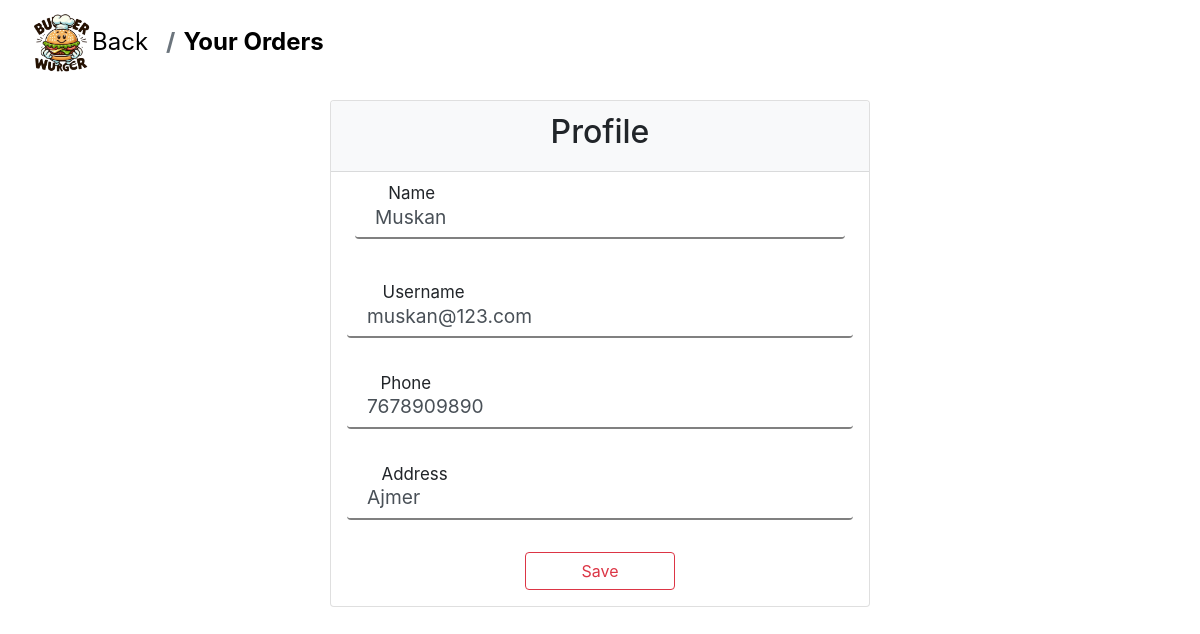
Screenshot of /view/profile.php?ans=1&username=muskan@123.com (signed in) with the database file from the repository.
### tables this page shows
CREATE TABLE IF NOT EXISTS `users` (
  `id` int NOT NULL AUTO_INCREMENT,
  `name` varchar(50) NOT NULL,
  `username` varchar(50) NOT NULL,
  `password` varchar(20) NOT NULL,
  `phone` varchar(10) NOT NULL,
  `address` varchar(100) NOT NULL,
  `type` enum('customer','admin') NOT NULL DEFAULT 'customer',
  PRIMARY KEY (`id`)
);

### model/orderHistoryModel.php (called while the page is built, shortened)
<?php
include('../connection/config.php');
class orderHistoryModel
{
    public $config;
    public function __construct()
    {
        $con_obj = new Connection();
        $this->config = $con_obj->connect();
    }
    public function CheckUsername($username)
    {
        $query = "SELECT * FROM users WHERE username= '$username'";
        $object = mysqli_query($this->config, $query);
        $data = mysqli_fetch_assoc($object);
        if ($data != null) {
            return $data;
        }
    }
}
?>

### connection/config.php (called while the page is built, shortened)
<?php
class Connection
{
	public function connect()
	{
		$this->conn = mysqli_connect("localhost","root","","burgerwurger");
		return $this->conn;
	}
}
?>

### controller/orderhistoryController.php (called while the page is built, shortened)
<?php
include("../model/orderHistoryModel.php");
class OrderHistoryController
{
    public $order;
    public function __construct()
    {
        $this->order = new orderHistoryModel();
    }
    public function CheckUsernames($username)
    {
        return $this->order->CheckUsername($username);
    }
}
?>

### view/profile.php (the view, shortened to what this page needs)
<?php
	require('customer_nav.php');
	include('../controller/orderhistoryController.php');
	$obj =  new OrderHistoryController();
	if(isset($_SESSION['name'])){
		$an=$obj->CheckUsernames(trim($_REQUEST['username']));
	}
?>
<div class="container">
	<div class="row">
			<div class="offset-lg-3 offset-md-3 col-lg-6 col-md-6">
		 		<div class="card text-center">
		 			<div class="card-header bg-light">
		 				<h2>Profile</h2>
		 			</div>
		 			<div class="card-body ">
		 					<form method="post">
		 						<div class="form-group p-4 ">
		 							<div class="input-container">
										<input type="text" name="name" id="name" value="<?php echo $an['name']?>"class=" form-control inputbox" required>
										<label for="name" class="labelline">Name</label>
									</div>
		 						</div>
		 						<div class="form-group p-3 ">
		 							<div class="input-container">
										<input type="text" name="uname" id="uname" value="<?php echo $an['username']?>"class=" form-control inputbox" required>
										<label for="uname" class="labelline">Username</label>
									</div>
		 						</div>
		 						<div class="form-group p-3">
		 							<div class="input-container">
										<input type="text" name="phone" id="phone" value="<?php echo $an['phone']?>"class=" form-control inputbox" required>
										<label for="phone" class="labelline">Phone</label>
									</div>
		 						</div>
		 						<div class="form-group p-3">
		 							<div class="input-container">
										<input type="text" name="address" id="address" value="<?php echo $an['address']?>"class=" form-control inputbox" required>
										<label for="address" class="labelline">Address</label>
									</div>
		 						</div>
		 						<div class="form-group ">
      								<button type="submit" class="btn btn-outline-danger " style="width: 150px;" name="save">Save</button>
		 						</div>
		 					</form>
		 			</div>
				</div>
			</div>
	</div>
</div>

### assets/css/main.css (style rules this page uses)
.card-body { padding: 0px !important; }
.inputbox { outline: none !important; font-size: 1.2em !important; padding: 0 20px !important; line-height: 30px !important; border: 0px !important; border-bottom:2px solid grey !important ; background: transparent !important; transition: 0.1s ease !important; z-index: 1111 !important; }
.labelline { position: absolute !important; top: -2px; left: 15px; font-size: 1.2em !important; padding: 0 0 !important; margin-left: 10px !important; transition: 0.2s ease !important; background-color:white !important; }
.input-container { position: relative; }
.inputbox:focus+ .labelline, .inputbox:valid+ .labelline { padding: 0 0px !important; margin-left: 30px !important; height: 20px !important; line-height: 30px !important; transform: translate(-15px,-16px)scale(0.88) !important; z-index: 1111 !important; }

### rows the page displays
users: name "Muskan", uname "muskan@123.com", phone "7678909890", address "Ajmer"
